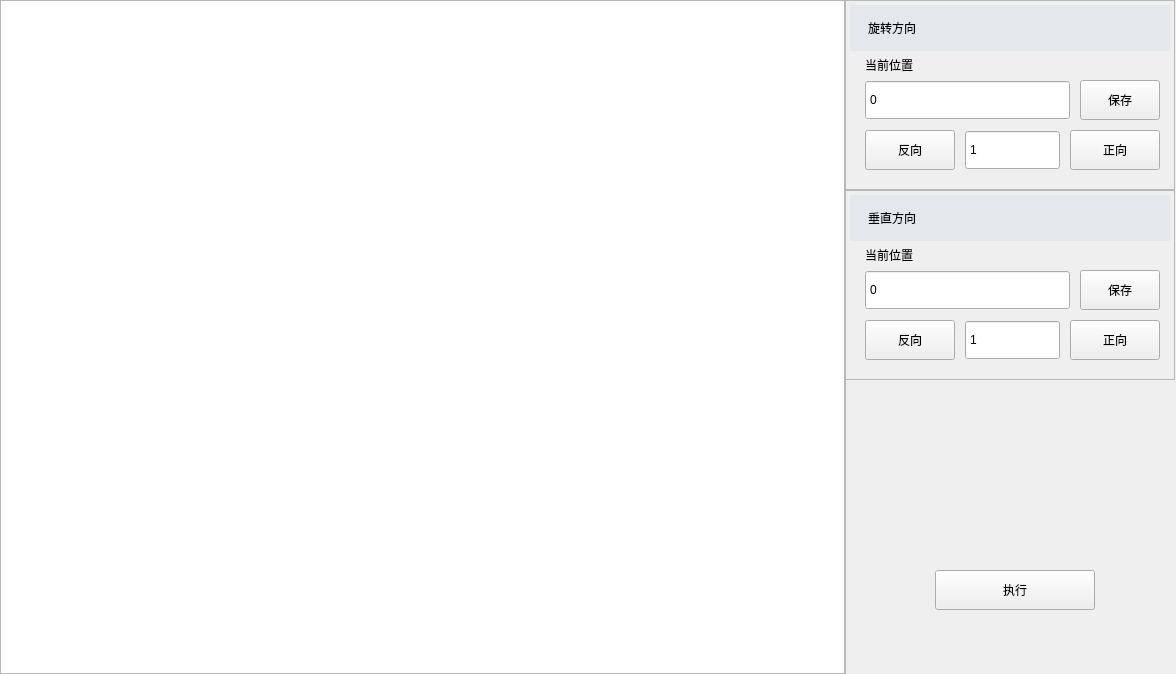
<?xml version="1.0" encoding="UTF-8"?>
<ui version="4.0">
 <class>ImStepModuleWgt</class>
 <widget class="QWidget" name="ImStepModuleWgt">
  <property name="geometry">
   <rect>
    <x>0</x>
    <y>0</y>
    <width>1176</width>
    <height>674</height>
   </rect>
  </property>
  <property name="windowTitle">
   <string notr="true">ImStepModuleWgt</string>
  </property>
  <property name="styleSheet">
   <string notr="true"/>
  </property>
  <widget class="QWidget" name="widget_pos" native="true">
   <property name="geometry">
    <rect>
     <x>845</x>
     <y>0</y>
     <width>330</width>
     <height>674</height>
    </rect>
   </property>
   <property name="styleSheet">
    <string notr="true">QFrame#widget_pos
{
	border:1px solid #a4a4a4;
}</string>
   </property>
   <widget class="QPushButton" name="btn_execute">
    <property name="geometry">
     <rect>
      <x>90</x>
      <y>570</y>
      <width>160</width>
      <height>40</height>
     </rect>
    </property>
    <property name="text">
     <string>执行</string>
    </property>
    <property name="buttons" stdset="0">
     <string>btn_dlg</string>
    </property>
   </widget>
   <widget class="QFrame" name="frame">
    <property name="geometry">
     <rect>
      <x>0</x>
      <y>0</y>
      <width>330</width>
      <height>190</height>
     </rect>
    </property>
    <property name="frameShape">
     <enum>QFrame::StyledPanel</enum>
    </property>
    <property name="frameShadow">
     <enum>QFrame::Raised</enum>
    </property>
    <widget class="QPushButton" name="btn_add">
     <property name="geometry">
      <rect>
       <x>225</x>
       <y>130</y>
       <width>90</width>
       <height>40</height>
      </rect>
     </property>
     <property name="text">
      <string>正向</string>
     </property>
     <property name="buttons" stdset="0">
      <string>btn_dlg</string>
     </property>
    </widget>
    <widget class="QLabel" name="label">
     <property name="geometry">
      <rect>
       <x>20</x>
       <y>50</y>
       <width>291</width>
       <height>30</height>
      </rect>
     </property>
     <property name="text">
      <string>当前位置</string>
     </property>
    </widget>
    <widget class="QPushButton" name="btn_save">
     <property name="geometry">
      <rect>
       <x>235</x>
       <y>80</y>
       <width>80</width>
       <height>40</height>
      </rect>
     </property>
     <property name="text">
      <string>保存</string>
     </property>
     <property name="buttons" stdset="0">
      <string>btn_dlg</string>
     </property>
    </widget>
    <widget class="QSpinBox" name="spinBox_pos">
     <property name="geometry">
      <rect>
       <x>120</x>
       <y>130</y>
       <width>95</width>
       <height>40</height>
      </rect>
     </property>
     <property name="buttonSymbols">
      <enum>QAbstractSpinBox::NoButtons</enum>
     </property>
     <property name="minimum">
      <number>1</number>
     </property>
     <property name="maximum">
      <number>999999</number>
     </property>
    </widget>
    <widget class="QSpinBox" name="spinBox_targetPos">
     <property name="geometry">
      <rect>
       <x>20</x>
       <y>80</y>
       <width>205</width>
       <height>40</height>
      </rect>
     </property>
     <property name="buttonSymbols">
      <enum>QAbstractSpinBox::NoButtons</enum>
     </property>
     <property name="minimum">
      <number>0</number>
     </property>
     <property name="maximum">
      <number>999999</number>
     </property>
    </widget>
    <widget class="QPushButton" name="btn_del">
     <property name="geometry">
      <rect>
       <x>20</x>
       <y>130</y>
       <width>90</width>
       <height>40</height>
      </rect>
     </property>
     <property name="text">
      <string>反向</string>
     </property>
     <property name="buttons" stdset="0">
      <string>btn_dlg</string>
     </property>
    </widget>
    <widget class="QLabel" name="FirstDirLab">
     <property name="geometry">
      <rect>
       <x>5</x>
       <y>5</y>
       <width>320</width>
       <height>46</height>
      </rect>
     </property>
     <property name="styleSheet">
      <string notr="true">padding-left:15px;
background: #e4e7ec;</string>
     </property>
     <property name="text">
      <string>旋转方向</string>
     </property>
    </widget>
   </widget>
   <widget class="QFrame" name="frame_2">
    <property name="geometry">
     <rect>
      <x>0</x>
      <y>190</y>
      <width>330</width>
      <height>190</height>
     </rect>
    </property>
    <property name="frameShape">
     <enum>QFrame::StyledPanel</enum>
    </property>
    <property name="frameShadow">
     <enum>QFrame::Raised</enum>
    </property>
    <widget class="QPushButton" name="btn_add_2">
     <property name="geometry">
      <rect>
       <x>225</x>
       <y>130</y>
       <width>90</width>
       <height>40</height>
      </rect>
     </property>
     <property name="text">
      <string>正向</string>
     </property>
     <property name="buttons" stdset="0">
      <string>btn_dlg</string>
     </property>
    </widget>
    <widget class="QLabel" name="label_2">
     <property name="geometry">
      <rect>
       <x>20</x>
       <y>50</y>
       <width>301</width>
       <height>30</height>
      </rect>
     </property>
     <property name="text">
      <string>当前位置</string>
     </property>
    </widget>
    <widget class="QPushButton" name="btn_save_2">
     <property name="geometry">
      <rect>
       <x>235</x>
       <y>80</y>
       <width>80</width>
       <height>40</height>
      </rect>
     </property>
     <property name="text">
      <string>保存</string>
     </property>
     <property name="buttons" stdset="0">
      <string>btn_dlg</string>
     </property>
    </widget>
    <widget class="QSpinBox" name="spinBox_pos_2">
     <property name="geometry">
      <rect>
       <x>120</x>
       <y>130</y>
       <width>95</width>
       <height>40</height>
      </rect>
     </property>
     <property name="buttonSymbols">
      <enum>QAbstractSpinBox::NoButtons</enum>
     </property>
     <property name="minimum">
      <number>1</number>
     </property>
     <property name="maximum">
      <number>999999</number>
     </property>
    </widget>
    <widget class="QSpinBox" name="spinBox_targetPos_2">
     <property name="geometry">
      <rect>
       <x>20</x>
       <y>80</y>
       <width>205</width>
       <height>40</height>
      </rect>
     </property>
     <property name="buttonSymbols">
      <enum>QAbstractSpinBox::NoButtons</enum>
     </property>
     <property name="minimum">
      <number>0</number>
     </property>
     <property name="maximum">
      <number>999999</number>
     </property>
    </widget>
    <widget class="QPushButton" name="btn_del_2">
     <property name="geometry">
      <rect>
       <x>20</x>
       <y>130</y>
       <width>90</width>
       <height>40</height>
      </rect>
     </property>
     <property name="text">
      <string>反向</string>
     </property>
     <property name="buttons" stdset="0">
      <string>btn_dlg</string>
     </property>
    </widget>
    <widget class="QLabel" name="SecondDirLab">
     <property name="geometry">
      <rect>
       <x>5</x>
       <y>5</y>
       <width>320</width>
       <height>46</height>
      </rect>
     </property>
     <property name="styleSheet">
      <string notr="true">padding-left:15px;
background: #e4e7ec;</string>
     </property>
     <property name="text">
      <string>垂直方向</string>
     </property>
    </widget>
   </widget>
   <zorder>frame</zorder>
   <zorder>btn_execute</zorder>
   <zorder>frame_2</zorder>
  </widget>
  <widget class="QTableWidget" name="tableWidget">
   <property name="geometry">
    <rect>
     <x>0</x>
     <y>0</y>
     <width>845</width>
     <height>674</height>
    </rect>
   </property>
   <property name="showGrid">
    <bool>false</bool>
   </property>
   <attribute name="verticalHeaderDefaultSectionSize">
    <number>46</number>
   </attribute>
  </widget>
  <widget class="QFrame" name="line_v_2">
   <property name="geometry">
    <rect>
     <x>845</x>
     <y>0</y>
     <width>1</width>
     <height>674</height>
    </rect>
   </property>
   <property name="frameShape">
    <enum>QFrame::StyledPanel</enum>
   </property>
   <property name="frameShadow">
    <enum>QFrame::Raised</enum>
   </property>
   <property name="lines" stdset="0">
    <string>solid</string>
   </property>
  </widget>
 </widget>
 <resources/>
 <connections/>
</ui>
